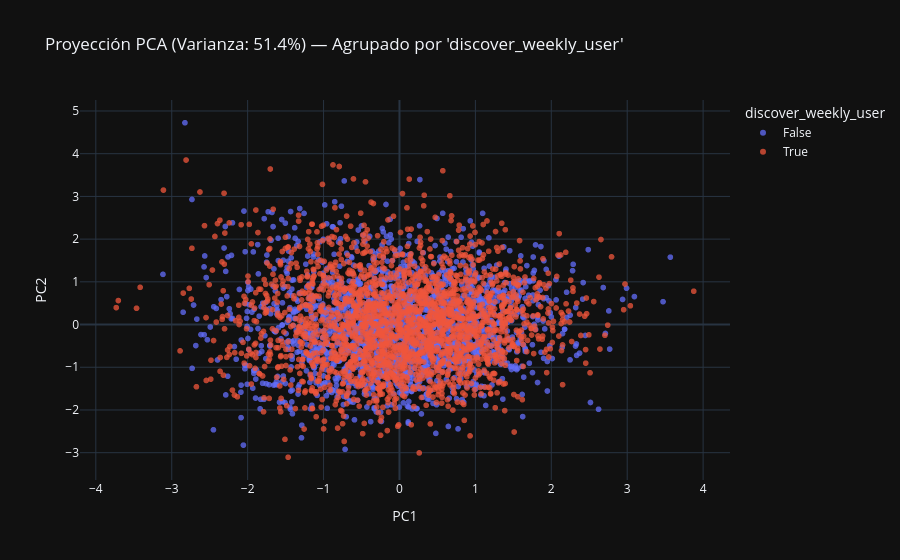
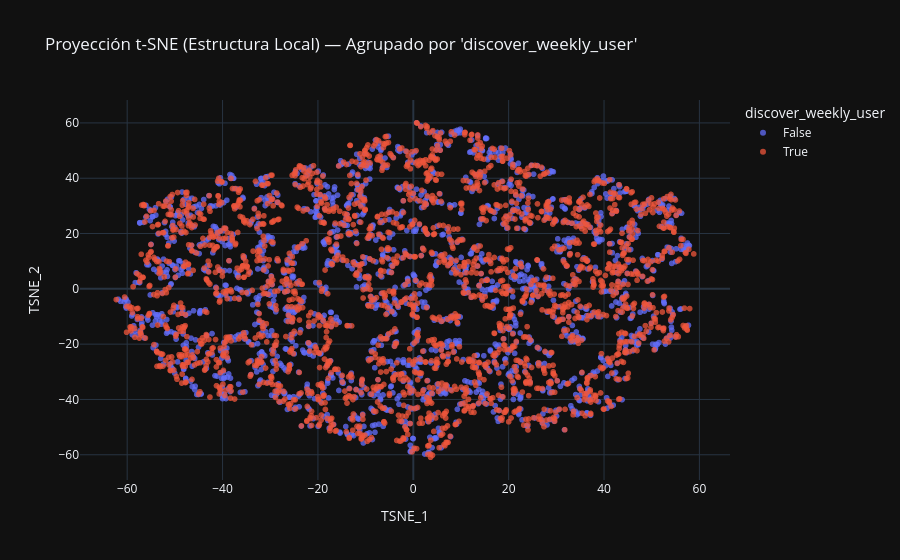
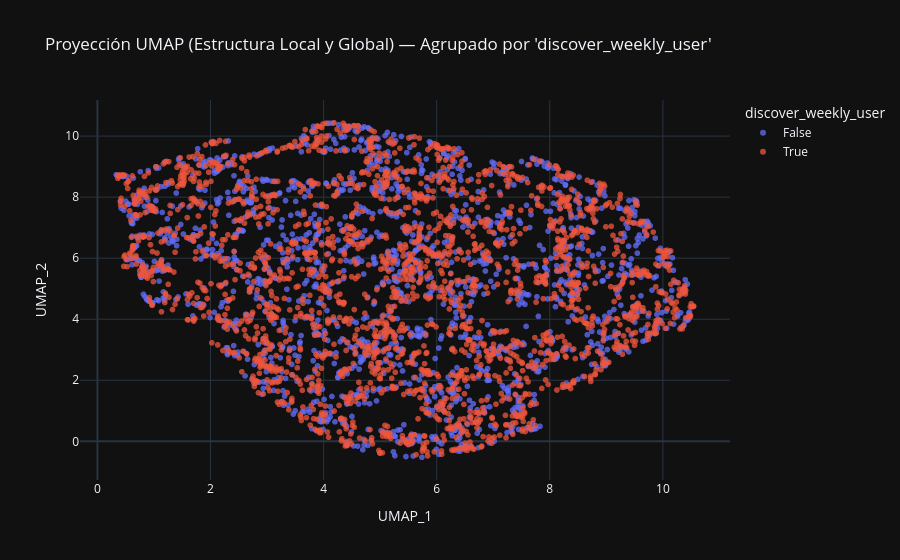

Write notebook code for charts like these, in order.
### Code cell
red_model.graficar(metodo='pca', color_col='discover_weekly_user')
red_model.graficar(metodo='tsne', color_col='discover_weekly_user')
red_model.graficar(metodo='umap', color_col='discover_weekly_user')

### Figure 1 — Plotly figure (JSON) as saved in the notebook; plotly's stock layout.template omitted (floating-point values rounded to 4 significant figures; data arrays with more than 128 entries replaced by an {"elided": "..."} marker saying what was removed)
{"data": [{"hovertemplate": "discover_weekly_user=False<br>PC1=%{x}<br>PC2=%{y}<extra></extra>", "legendgroup": "False", "marker": {"color": "#636efa", "opacity": 0.75, "symbol": "circle"}, "mode": "markers", "name": "False", "showlegend": true, "x": {"elided": "1720 float values"}, "xaxis": "x", "y": {"elided": "1720 float values"}, "yaxis": "y", "type": "scattergl"}, {"hovertemplate": "discover_weekly_user=True<br>PC1=%{x}<br>PC2=%{y}<extra></extra>", "legendgroup": "True", "marker": {"color": "#EF553B", "opacity": 0.75, "symbol": "circle"}, "mode": "markers", "name": "True", "showlegend": true, "x": {"elided": "2280 float values"}, "xaxis": "x", "y": {"elided": "2280 float values"}, "yaxis": "y", "type": "scattergl"}], "layout": {"xaxis": {"anchor": "y", "domain": [0.0, 1.0], "title": {"text": "PC1"}}, "yaxis": {"anchor": "x", "domain": [0.0, 1.0], "title": {"text": "PC2"}}, "legend": {"title": {"text": "discover_weekly_user"}, "tracegroupgap": 0}, "title": {"text": "Proyección PCA (Varianza: 51.4%) — Agrupado por 'discover_weekly_user'"}}}

### Figure 2 — Plotly figure (JSON) as saved in the notebook; plotly's stock layout.template omitted (floating-point values rounded to 4 significant figures; data arrays with more than 128 entries replaced by an {"elided": "..."} marker saying what was removed)
{"data": [{"hovertemplate": "discover_weekly_user=False<br>TSNE_1=%{x}<br>TSNE_2=%{y}<extra></extra>", "legendgroup": "False", "marker": {"color": "#636efa", "opacity": 0.75, "symbol": "circle"}, "mode": "markers", "name": "False", "showlegend": true, "x": {"elided": "1720 float values"}, "xaxis": "x", "y": {"elided": "1720 float values"}, "yaxis": "y", "type": "scattergl"}, {"hovertemplate": "discover_weekly_user=True<br>TSNE_1=%{x}<br>TSNE_2=%{y}<extra></extra>", "legendgroup": "True", "marker": {"color": "#EF553B", "opacity": 0.75, "symbol": "circle"}, "mode": "markers", "name": "True", "showlegend": true, "x": {"elided": "2280 float values"}, "xaxis": "x", "y": {"elided": "2280 float values"}, "yaxis": "y", "type": "scattergl"}], "layout": {"xaxis": {"anchor": "y", "domain": [0.0, 1.0], "title": {"text": "TSNE_1"}}, "yaxis": {"anchor": "x", "domain": [0.0, 1.0], "title": {"text": "TSNE_2"}}, "legend": {"title": {"text": "discover_weekly_user"}, "tracegroupgap": 0}, "title": {"text": "Proyección t-SNE (Estructura Local) — Agrupado por 'discover_weekly_user'"}}}

### Figure 3 — Plotly figure (JSON) as saved in the notebook; plotly's stock layout.template omitted (floating-point values rounded to 4 significant figures; data arrays with more than 128 entries replaced by an {"elided": "..."} marker saying what was removed)
{"data": [{"hovertemplate": "discover_weekly_user=False<br>UMAP_1=%{x}<br>UMAP_2=%{y}<extra></extra>", "legendgroup": "False", "marker": {"color": "#636efa", "opacity": 0.75, "symbol": "circle"}, "mode": "markers", "name": "False", "showlegend": true, "x": {"elided": "1720 float values"}, "xaxis": "x", "y": {"elided": "1720 float values"}, "yaxis": "y", "type": "scattergl"}, {"hovertemplate": "discover_weekly_user=True<br>UMAP_1=%{x}<br>UMAP_2=%{y}<extra></extra>", "legendgroup": "True", "marker": {"color": "#EF553B", "opacity": 0.75, "symbol": "circle"}, "mode": "markers", "name": "True", "showlegend": true, "x": {"elided": "2280 float values"}, "xaxis": "x", "y": {"elided": "2280 float values"}, "yaxis": "y", "type": "scattergl"}], "layout": {"xaxis": {"anchor": "y", "domain": [0.0, 1.0], "title": {"text": "UMAP_1"}}, "yaxis": {"anchor": "x", "domain": [0.0, 1.0], "title": {"text": "UMAP_2"}}, "legend": {"title": {"text": "discover_weekly_user"}, "tracegroupgap": 0}, "title": {"text": "Proyección UMAP (Estructura Local y Global) — Agrupado por 'discover_weekly_user'"}}}
